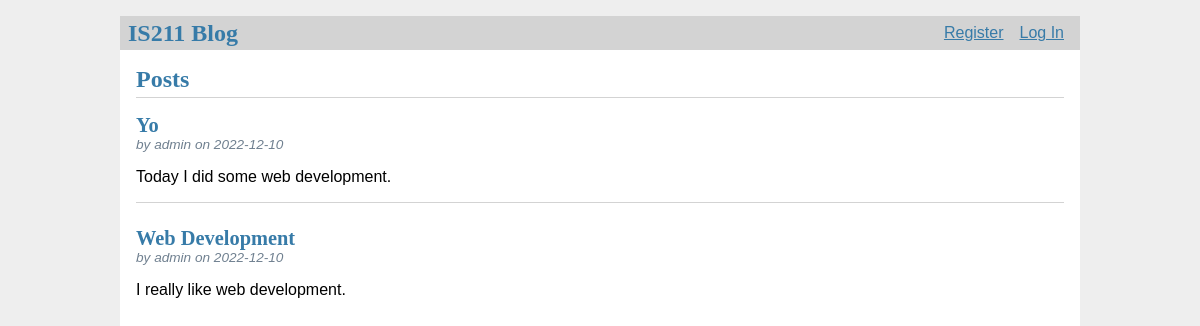
The page / on the database its author committed.
### tables this page shows
CREATE TABLE post (
  id INTEGER PRIMARY KEY AUTOINCREMENT,
  author_id INTEGER NOT NULL,
  created TIMESTAMP NOT NULL DEFAULT CURRENT_TIMESTAMP,
  title TEXT NOT NULL,
  body TEXT NOT NULL,
  FOREIGN KEY (author_id) REFERENCES user (id)
);

CREATE TABLE user (
  id INTEGER PRIMARY KEY AUTOINCREMENT,
  username TEXT UNIQUE NOT NULL,
  password TEXT NOT NULL
);

### IS211_FinalProject.py (the view)
@app.route('/')
def dashboard():
    db = get_db()
    posts = db.execute(
        "SELECT p.id, title, body, created, author_id, username"
        " FROM post p JOIN user u ON p.author_id = u.id"
        " ORDER BY created DESC"
    ).fetchall()
    return render_template('dashboard.html', posts=posts)

### IS211_FinalProject.py (called while the page is built)
def get_db():
    db = lite.connect(
        app.config['DATABASE'],
        detect_types=lite.PARSE_DECLTYPES
        )
    db.row_factory = lite.Row
    return db

@app.before_request
def load_logged_in_user():
    user_id = session.get('user_id')
    if user_id is None:
        g.user = None
    else:
        g.user = get_db().execute(
            'SELECT * FROM user WHERE id = ?', (user_id,)
        ).fetchone()

### templates/dashboard.html (shortened to what this page needs)
{% extends 'base.html' %}
{% block header %}
  <h1>{% block title %}Posts{% endblock %}</h1>
{% endblock %}
{% block content %}
  {% for post in posts %}
    <article class="post">
      <header>
        <div>
          <h1>{{ post['title'] }}</h1>
          <div class="about">by {{ post['username'] }} on {{ post['created'].strftime('%Y-%m-%d') }}</div>
        </div>
      </header>
      <p class="body">{{ post['body'] }}</p>
    </article>
    {% if not loop.last %}
      <hr>
    {% endif %}
  {% endfor %}
{% endblock %}

### templates/base.html (shortened to what this page needs)
<!doctype html>
<link rel="stylesheet" href="{{ url_for('static', filename='style.css') }}">
<nav>
  <h1>IS211 Blog</h1>
  <ul>
    {% if g.user %}
      <li><span>{{ g.user['username'] }}</span>
      <li><a href="{{ '/logout' }}">Log Out</a>
    {% else %}
      <li><a href="{{ '/register' }}">Register</a>
      <li><a href="{{ '/login' }}">Log In</a>
    {% endif %}
  </ul>
</nav>
<section class="content">
  <header>
    {% block header %}{% endblock %}
  </header>
  {% block content %}{% endblock %}
</section>

### static/style.css (style rules this page uses)
h1 { font-family: serif; color: #377ba8; margin: 1rem 0; }
a { color: #377ba8; }
hr { border: none; border-top: 1px solid lightgray; }
nav { background: lightgray; display: flex; align-items: center; padding: 0 0.5rem; }
nav h1 { flex: auto; margin: 0; }
nav ul { display: flex; list-style: none; margin: 0; padding: 0; }
nav ul li a, nav ul li span, header .action { display: block; padding: 0.5rem; }
.content { padding: 0 1rem 1rem; }
.content > header { border-bottom: 1px solid lightgray; display: flex; align-items: flex-end; }
.content > header h1 { flex: auto; margin: 1rem 0 0.25rem 0; }
.post > header { display: flex; align-items: flex-end; font-size: 0.85em; }
.post > header > div:first-of-type { flex: auto; }
.post > header h1 { font-size: 1.5em; margin-bottom: 0; }
.post .about { color: slategray; font-style: italic; }
.post .body { white-space: pre-line; }
.content:last-child { margin-bottom: 0; }

### rows shown on the page
post: title "Yo", username "admin", created "2022-12-10", body "Today I did some web development."
post: title "Web Development", username "admin", created "2022-12-10", body "I really like web development."
